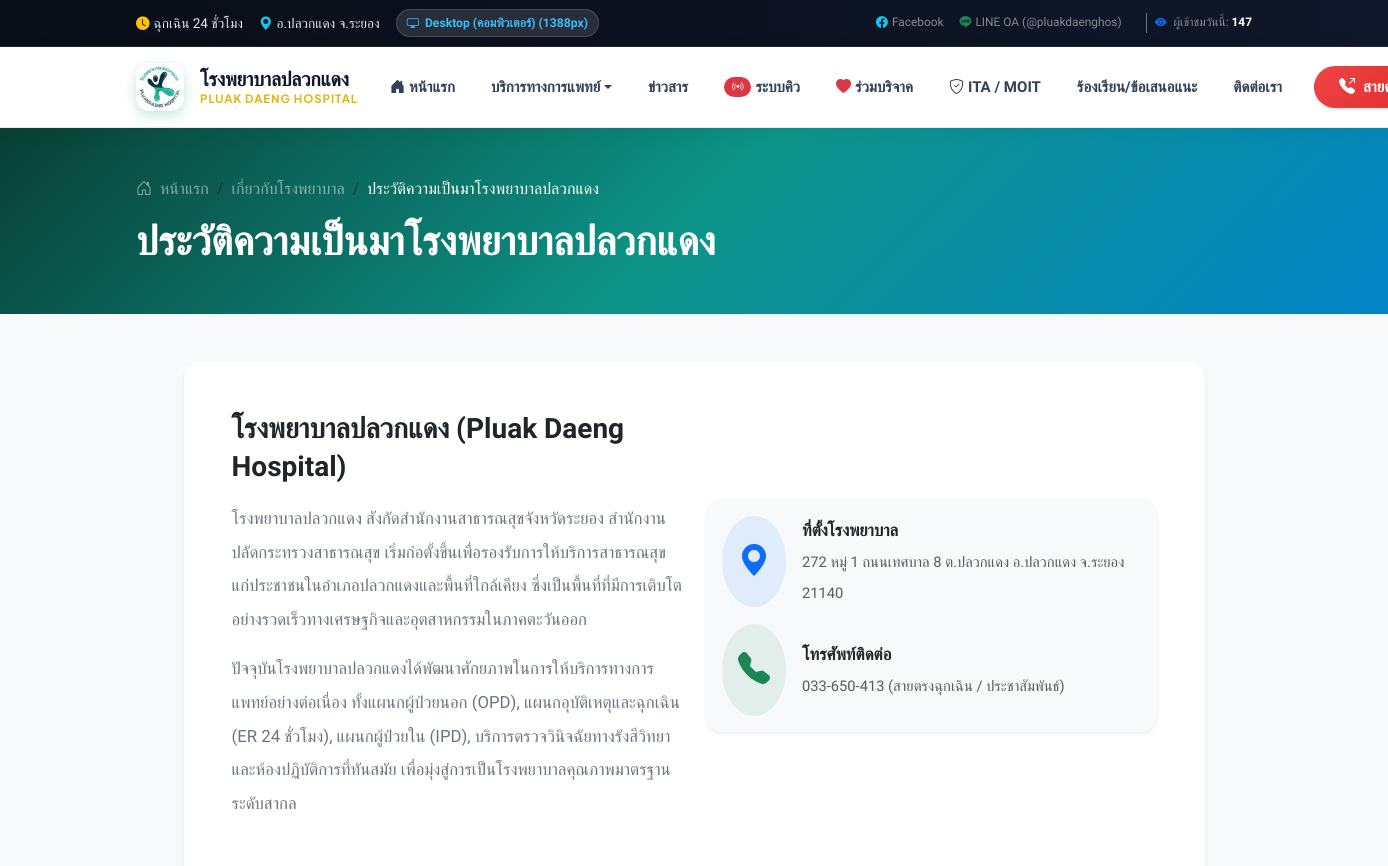
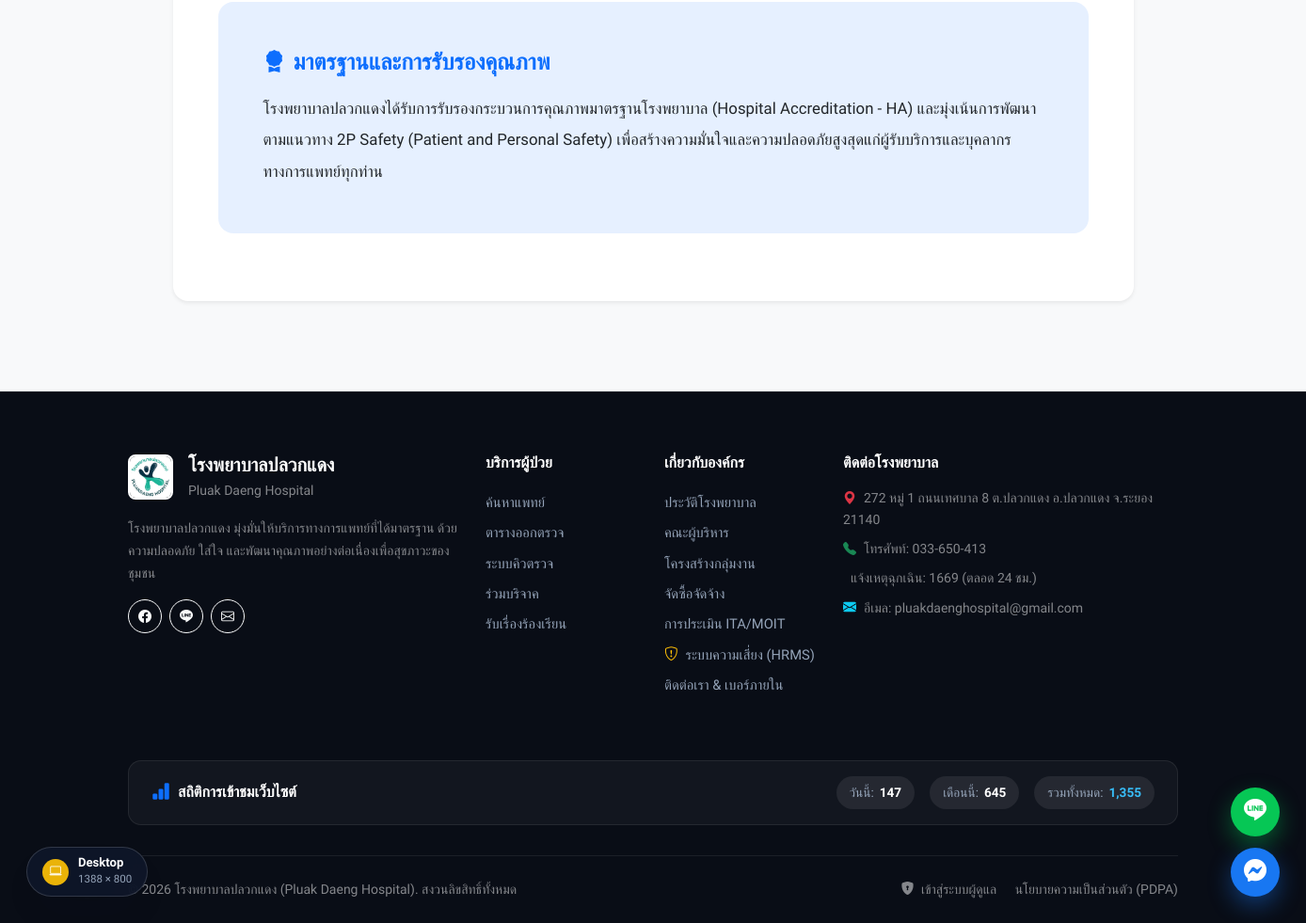
The page /page/about on the database its author committed (2 pictures, top to bottom).
### tables this page shows
CREATE TABLE `pages` (
  `id` int(11) NOT NULL AUTO_INCREMENT,
  `title` varchar(255) NOT NULL,
  `slug` varchar(255) NOT NULL,
  `content` longtext DEFAULT NULL,
  `status` enum('published','draft') DEFAULT 'draft',
  `created_by` int(11) DEFAULT NULL,
  `created_at` timestamp NOT NULL DEFAULT current_timestamp(),
  `updated_at` timestamp NOT NULL DEFAULT current_timestamp() ON UPDATE current_timestamp(),
  `deleted_at` timestamp NULL DEFAULT NULL,
  PRIMARY KEY (`id`),
  UNIQUE KEY `slug` (`slug`),
  KEY `created_by` (`created_by`),
  CONSTRAINT `pages_ibfk_1` FOREIGN KEY (`created_by`) REFERENCES `users` (`id`) ON DELETE SET NULL
);

### app/Controllers/PageController.php (called while the page is built, shortened)
<?php
class PageController extends Controller {
    private $pageModel;
    public function __construct() {
        $this->pageModel = $this->model('Page');
    }
    public function show($slug = '') {
        $page = $this->pageModel->getBySlug($slug);
        $data = [
            'page_title' => $page->title,
            'page' => $page
        ];
        $this->view('pages/show', $data);
    }
    public function about() {
        $this->show('about');
    }
}

### app/Core/App.php (called while the page is built, shortened)
<?php
class App {
    protected $controller = 'HomeController';
    protected $method = 'index';
    public function __construct() {
        $url = $this->parseUrl();
        if (isset($url[0]) && strtolower($url[0]) === 'admin') {
            array_shift($url);
            $this->controller = 'DashboardController';
            $adminAliases = [
                'donationitem' => 'DonationItem',
                'donationitems' => 'DonationItem',
                'donation' => 'Donation',
                'donations' => 'Donation',
                'banner' => 'Banner',
                'banners' => 'Banner',
                'news' => 'News',
                'appointment' => 'Appointment',
                'appointments' => 'Appointment',
                'doctor' => 'Doctor',
                'doctors' => 'Doctor',
                'clinic' => 'Clinic',
                'clinics' => 'Clinic',
                'service' => 'Service',
                'services' => 'Service',
                'department' => 'Department',
                'departments' => 'Department',
                'procurement' => 'Procurement',
                'procurements' => 'Procurement',
                'complaint' => 'Complaint',
                'complaints' => 'Complaint',
                'setting' => 'Settings',
                'settings' => 'Settings',
                'auditlog' => 'AuditLog',
                'logs' => 'AuditLog',
                'dashboard' => 'Dashboard',
                'auth' => 'Auth',
                'login' => 'Auth'
            ];
            if (isset($url[0])) {
                $rawKey = strtolower($url[0]);
                if (isset($adminAliases[$rawKey]) && file_exists('../app/Controllers/Admin/' . $adminAliases[$rawKey] . 'Controller.php')) {
                    $this->controller = $adminAliases[$rawKey] . 'Controller';
                    unset($url[0]);
                } else if (file_exists('../app/Controllers/Admin/' . ucwords($url[0]) . 'Controller.php')) {
                    $this->controller = ucwords($url[0]) . 'Controller';
                    unset($url[0]);
                }
            }
            $controllerClass = 'App\\Controllers\\Admin\\' . $this->controller;
            if(!class_exists($controllerClass)){
                require_once '../app/Controllers/Admin/' . $this->controller . '.php';
            }
            $this->controller = new $controllerClass;
        } else {
            $aliases = [
                'donations' => 'Donation',
                'donation' => 'Donation',
                'doctors' => 'Doctor',
                'doctor' => 'Doctor',
                'clinics' => 'Clinic',
                'clinic' => 'Clinic',
                'services' => 'Service',
                'service' => 'Service',
                'appointments' => 'Appointment',
                'appointment' => 'Appointment',
                'departments' => 'Department',
                'department' => 'Department',
                'hrms' => 'Risk',
                'risk' => 'Risk',
                'ita' => 'Ita',
                'contact' => 'Contact',
                'news' => 'News'
            ];
            if (isset($url[0])) {
                $rawKey = strtolower($url[0]);
                if (isset($aliases[$rawKey]) && file_exists('../app/Controllers/' . $aliases[$rawKey] . 'Controller.php')) {
                    $this->controller = $aliases[$rawKey] . 'Controller';
                    unset($url[0]);
                } else if (file_exists('../app/Controllers/' . ucwords($url[0]) . 'Controller.php')) {
                    $this->controller = ucwords($url[0]) . 'Controller';
                    unset($url[0]);
                } else if (str_ends_with($rawKey, 's') && file_exists('../app/Controllers/' . ucwords(rtrim($rawKey, 's')) . 'Controller.php')) {
                    $this->controller = ucwords(rtrim($rawKey, 's')) . 'Controller';
                    unset($url[0]);
                }
            }
            $this->controller = new $controllerClass;
        }
        if (isset($url[1])) {
            if (method_exists($this->controller, $url[1])) {
                $this->method = $url[1];
                unset($url[1]);
            }
        }
        $this->params = $url ? array_values($url) : [];
        call_user_func_array([$this->controller, $this->method], $this->params);
    }
    public function parseUrl() {
        if (isset($_GET['url'])) {
            $url = rtrim($_GET['url'], '/');
            $url = urldecode($url);
            return explode('/', $url);
        }
        return [];
    }
}

### public/index.php (called while the page is built, shortened)
<?php
spl_autoload_register(function($className) {
    if (strpos($className, 'App\\Core\\') === 0) {
        $class = str_replace('App\\Core\\', '', $className);
    } else if (strpos($className, 'App\\Controllers\\') === 0) {
        $class = str_replace('App\\Controllers\\', '', $className);
        require_once '../app/Controllers/' . $class . '.php';
    } else if (strpos($className, 'App\\Models\\') === 0) {
        $class = str_replace('App\\Models\\', '', $className);
        require_once '../app/Models/' . $class . '.php';
    } else if (strpos($className, 'App\\Services\\') === 0) {
        $class = str_replace('App\\Services\\', '', $className);
        require_once '../app/Services/' . $class . '.php';
    } else if (strpos($className, 'App\\Repositories\\') === 0) {
        $class = str_replace('App\\Repositories\\', '', $className);
        require_once '../app/Repositories/' . $class . '.php';
    } else if (strpos($className, 'App\\Middleware\\') === 0) {
        $class = str_replace('App\\Middleware\\', '', $className);
        require_once '../app/Middleware/' . $class . '.php';
    } else if (strpos($className, 'App\\Helpers\\') === 0) {
        $class = str_replace('App\\Helpers\\', '', $className);
        require_once '../app/Helpers/' . $class . '.php';
    } else if (strpos($className, 'App\\Validation\\') === 0) {
        $class = str_replace('App\\Validation\\', '', $className);
        require_once '../app/Validation/' . $class . '.php';
    }
});
$app = new App\Core\App();

### app/Helpers/TrackerHelper.php (called while the page is built, shortened)
<?php
class TrackerHelper {
    public static function track() {
        $currentUrl = $_SERVER['REQUEST_URI'] ?? '/';
        $lastVisitTime = $_SESSION['last_visit_tracked_at'] ?? 0;
        $now = time();
        if ($now - $lastVisitTime > 600) {
            $page = mb_substr($currentUrl, 0, 250);
        }
    }
}

### app/Core/Database.php (called while the page is built, shortened)
<?php
class Database {
    private $host = DB_HOST;
    private $user = DB_USER;
    private $pass = DB_PASS;
    private $dbname = DB_NAME;
    private $dbh;
    private $stmt;
    public function __construct() {
        $dsn = 'mysql:host=' . $this->host . ';dbname=' . $this->dbname . ';charset=utf8mb4';
        $options = array(
            PDO::ATTR_PERSISTENT => true,
            PDO::ATTR_ERRMODE => PDO::ERRMODE_EXCEPTION,
            PDO::ATTR_DEFAULT_FETCH_MODE => PDO::FETCH_OBJ,
            PDO::MYSQL_ATTR_INIT_COMMAND => 'SET NAMES utf8mb4'
        );
        try {
            $this->dbh = new PDO($dsn, $this->user, $this->pass, $options);
        } catch(PDOException $e) {
            $this->error = $e->getMessage();
            error_log($this->error);
            if (APP_ENV === 'development') {
                echo $this->error;
            } else {
                echo "Database connection failed.";
            }
        }
    }
    public function query($sql) {
        $this->stmt = $this->dbh->prepare($sql);
    }
    public function bind($param, $value, $type = null) {
        if (is_null($type)) {
            switch(true) {
                default:
                    $type = PDO::PARAM_STR;
            }
        }
        $this->stmt->bindValue($param, $value, $type);
    }
    public function execute() {
        return $this->stmt->execute();
    }
    public function single() {
        $this->execute();
        return $this->stmt->fetch();
    }
}

### app/Models/Page.php (called while the page is built, shortened)
<?php
class Page extends Model {
    public function getBySlug($slug) {
        $this->db->query('SELECT * FROM pages WHERE slug = :slug AND status = "published" AND deleted_at IS NULL');
        $this->db->bind(':slug', $slug);
        return $this->db->single();
    }
}

### app/Core/Model.php (called while the page is built, shortened)
<?php
class Model {
    public function __construct() {
        $this->db = new Database();
    }
}

### app/Views/pages/show.php (the view)
<div class="page-detail-wrapper bg-light min-vh-100 pb-5">
    <div class="page-hero-header py-4 py-md-5 text-white position-relative" style="background: linear-gradient(135deg, #093f35 0%, #0d9488 50%, #0284c7 100%);">
        <div class="container position-relative" style="z-index: 2;">
            <nav aria-label="breadcrumb" class="mb-3">
                <ol class="breadcrumb mb-0">
                    <li class="breadcrumb-item"><a href="<?= URLROOT ?>" class="text-white-50 text-decoration-none"><i class="bi bi-house-door me-1"></i> หน้าแรก</a></li>
                    <li class="breadcrumb-item text-white-50">เกี่ยวกับโรงพยาบาล</li>
                    <li class="breadcrumb-item active text-white" aria-current="page"><?= htmlspecialchars($page->title) ?></li>
                </ol>
            </nav>
            <h1 class="display-6 fw-bold mb-0 text-white"><?= htmlspecialchars($page->title) ?></h1>
        </div>
    </div>
    <div class="container my-4 my-md-5">
        <div class="row justify-content-center">
            <div class="col-lg-11">
                <article class="bg-white p-4 p-md-5 rounded-4 shadow-sm border-0">
                    <div class="page-body-content" style="line-height: 1.85; font-size: 1.05rem;">
                        <?= $page->content ?>
                    </div>
                </article>
            </div>
        </div>
    </div>
</div>

### public/assets/css/style.css (style rules this page uses)
:root { --primary-color: #0d9488; --primary-dark: #0f766e; --primary-light: #f0fdfa; --primary-border: #99f6e4; --secondary-color: #0284c7; --secondary-dark: #0369a1; --secondary-light: #f0f9ff; --accent-warning: #f59e0b; --accent-danger: #ef4444; --accent-success: #10b981; --bg-main: #f8fafc; --bg-surface: #ffffff; --text-main: #0f172a; --text-muted: #64748b; --text-light: #94a3b8; --border-color: #e2e8f0; --font-thai: 'Prompt', -apple-system, BlinkMacSystemFont, sans-serif; --font-en: 'Plus Jakarta Sans', sans-serif; --radius-sm: 8px; --radius-md: 14px; --radius-lg: 20px; --radius-xl: 28px; --radius-pill: 9999px; --shadow-sm: 0 2px 6px rgba(15, 23, 42, 0.04); --shadow-md: 0 10px 25px -5px rgba(15, 23, 42, 0.06), 0 8px 10px -6px rgba(15, 23, 42, 0.04); --shadow-lg: 0 20px 40px -12px rgba(15, 23, 42, 0.1); --shadow-glow-teal: 0 10px 30px rgba(13, 148, 136, 0.25); --transition: all 0.25s cubic-bezier(0.16, 1, 0.3, 1); }
*, *::before, *::after { box-sizing: border-box; }
body { font-family: var(--font-thai); background-color: var(--bg-main); color: var(--text-main); line-height: 1.65; letter-spacing: normal !important; overflow-x: hidden; margin: 0; padding: 0; }
h1, h2, h3, h4, h5, h6 { font-family: var(--font-thai); font-weight: 700; color: var(--text-main); line-height: 1.35; margin-bottom: 0.5rem; letter-spacing: normal !important; }
p { line-height: 1.7; margin-bottom: 1rem; }

### rows shown on the page
pages: title "ประวัติความเป็นมาโรงพยาบาลปลวกแดง", content "โรงพยาบาลปลวกแดง (Pluak Daeng Hospital) โรงพยาบาลปลวกแดง สังกัดสำนักงานสาธารณสุขจังหวัดระยอง สำนักงานปลัดกระทรวงสาธารณสุข เริ่มก่อตั้งขึ้นเพื่อรองรับการให้บริการสาธารณสุขแก่ประชาชนในอำเภอปลวกแดงและพื้นที่ใกล้เคียง ซึ่งเป็นพื้นที่ที่มีการเติบโตอย่างรวดเร็วทางเศรษฐกิจและอุตสาหกรรมในภาคตะวันออก ปัจจุบันโรงพยาบาลปลวกแดงได้พัฒนาศักยภาพในการให้บริการทางการแพทย์อย่างต่อเนื่อง ทั้งแผนกผู้ป่วยนอก (OPD), แผนกอุบัติเหตุและฉุกเฉิน (ER 24 ชั่วโมง), แผนกผู้ป่วยใน (IPD), บริการตรวจวินิจฉัยทางรังสีวิทยาและห้องปฏิบัติการที่ทันสมัย เพื่อมุ่งสู่การเป็นโรงพยาบาลคุณภาพมาตรฐานระดับสากล ที่ตั้งโรงพยาบาล 272 หมู่ 1 ถนนเทศบาล 8 ต.ปลวกแดง อ.ปลวกแดง จ.ระยอง 21140 โทรศัพท์ติดต่อ 033-650-413 (สายตรงฉุกเฉิน /…"

### other values the page prints
$lineOaId "@pluakdaenghos"
$visitStats['today'] "147"
$siteSettings['address'] "272 หมู่ 1 ถนนเทศบาล 8 ต.ปลวกแดง อ.ปลวกแดง จ.ระยอง 21140"
$siteSettings['telephone'] "033-650-413"
$siteSettings['email'] "pluakdaenghospital@gmail.com"
$visitStats['month'] "645"
$visitStats['total'] "1,355"
